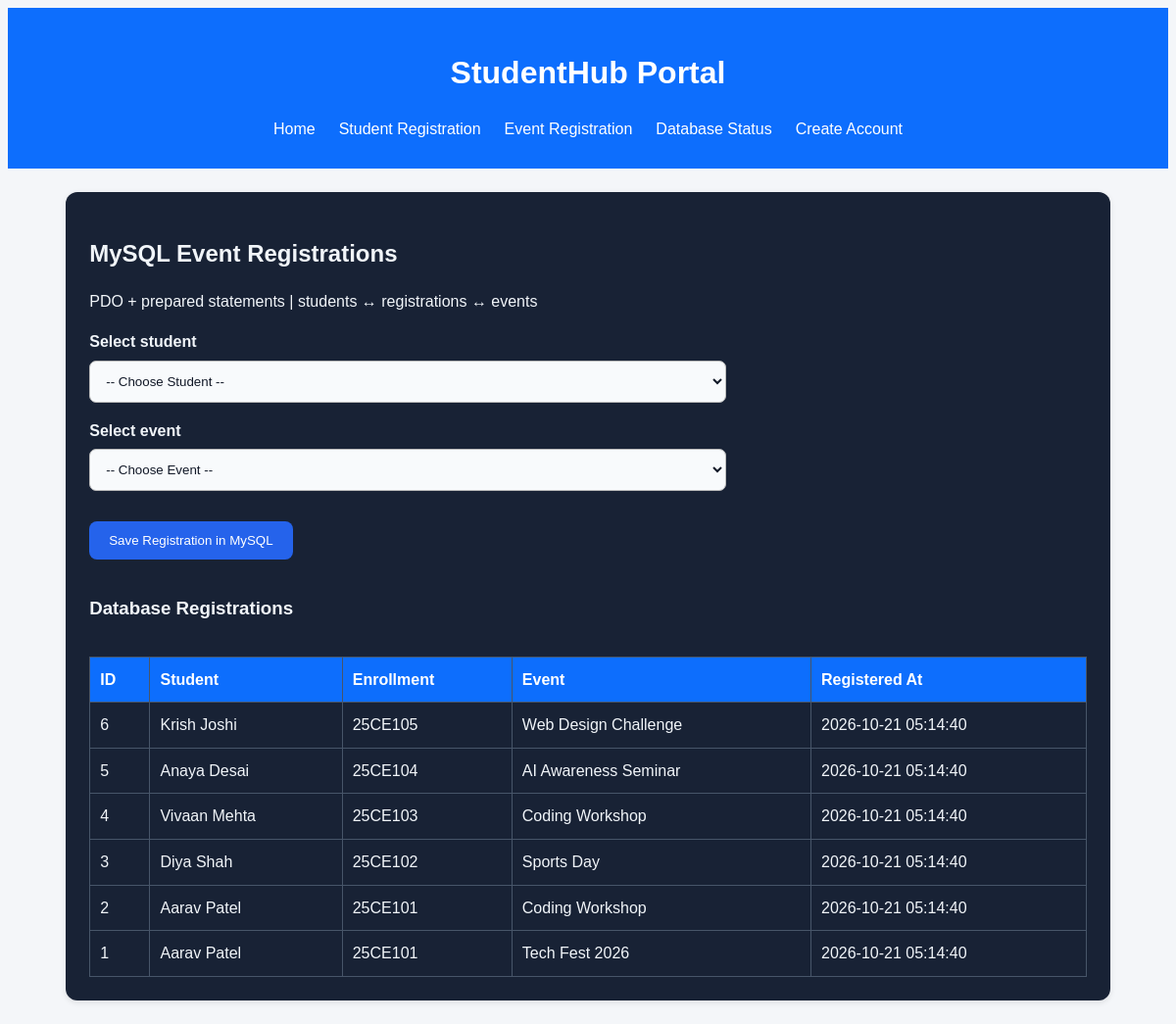
The app's page /practical8.php with its own data.
### tables this page shows
CREATE TABLE IF NOT EXISTS registrations (
 registration_id INT UNSIGNED AUTO_INCREMENT PRIMARY KEY,
 student_id INT UNSIGNED NOT NULL,
 event_id INT UNSIGNED NOT NULL,
 registered_at TIMESTAMP NOT NULL DEFAULT CURRENT_TIMESTAMP,
 UNIQUE KEY uq_student_event (student_id, event_id),
 CONSTRAINT fk_registration_student FOREIGN KEY (student_id) REFERENCES students(student_id) ON DELETE CASCADE ON UPDATE CASCADE,
 CONSTRAINT fk_registration_event FOREIGN KEY (event_id) REFERENCES events(event_id) ON DELETE CASCADE ON UPDATE CASCADE
);

CREATE TABLE IF NOT EXISTS students (
 student_id INT UNSIGNED AUTO_INCREMENT PRIMARY KEY,
 enrollment VARCHAR(20) NOT NULL UNIQUE,
 full_name VARCHAR(100) NOT NULL,
 course VARCHAR(60) NOT NULL,
 semester TINYINT UNSIGNED NOT NULL,
 city VARCHAR(80) NOT NULL,
 skill VARCHAR(80) NOT NULL
);

CREATE TABLE IF NOT EXISTS events (
 event_id INT UNSIGNED AUTO_INCREMENT PRIMARY KEY,
 title VARCHAR(150) NOT NULL,
 event_date DATE NOT NULL,
 venue VARCHAR(150) NOT NULL,
 category VARCHAR(50) NOT NULL,
 description TEXT NOT NULL
);

### practical8.php (the view, shortened to what this page needs)
<?php
function h($v): string { return htmlspecialchars((string)$v, ENT_QUOTES, 'UTF-8'); }
$error = ''; $notice = ''; $students = []; $events = []; $registrations = [];
try {
    $pdo = getPDO();
    $students = $pdo->query('SELECT student_id, full_name, enrollment FROM students ORDER BY full_name')->fetchAll();
    $events = $pdo->query('SELECT event_id, title, event_date FROM events ORDER BY event_date DESC')->fetchAll();
    $registrations = $pdo->query('SELECT r.registration_id, s.full_name, s.enrollment, e.title, r.registered_at FROM registrations AS r INNER JOIN students AS s ON r.student_id=s.student_id INNER JOIN events AS e ON r.event_id=e.event_id ORDER BY r.registration_id DESC LIMIT 100')->fetchAll();
} catch (PDOException $e) {
    error_log('StudentHub P8 DB error: '.$e->getMessage());
    $error = 'Database unavailable. Start MySQL and import studenthub_db.sql before opening this page.';
}
?>
<!DOCTYPE html><html lang="en"><head><meta charset="UTF-8"><meta name="viewport" content="width=device-width,initial-scale=1"><title>StudentHub | Event Registration</title><link rel="stylesheet" href="css/style.css"></head>
<body><header><h1>StudentHub Portal</h1><nav><a href="index.html">Home</a><a href="register.php">Student Registration</a><a href="practical8.php">Event Registration</a><a href="db_test.php">Database Status</a><a href="secure_account.php">Create Account</a></nav></header>
<main><section class="p8-panel"><h2>MySQL Event Registrations</h2><p>PDO + prepared statements | students ↔ registrations ↔ events</p>
<?php if ($students && $events): ?><form method="POST" action="practical8.php"><input type="hidden" name="csrf_token" value="<?= h($_SESSION['p8_csrf']) ?>">
<label for="student_id">Select student</label><select id="student_id" name="student_id" required><option value="">-- Choose Student --</option></select>
<label for="event_id">Select event</label><select id="event_id" name="event_id" required><option value="">-- Choose Event --</option></select>
<button type="submit">Save Registration in MySQL</button></form><?php endif; ?>
<h3>Database Registrations</h3><div class="p8-table-wrap"><table class="p8-table"><thead><tr><th>ID</th><th>Student</th><th>Enrollment</th><th>Event</th><th>Registered At</th></tr></thead><tbody>
<?php foreach ($registrations as $r): ?><tr><td><?= (int)$r['registration_id'] ?></td><td><?= h($r['full_name']) ?></td><td><?= h($r['enrollment']) ?></td><td><?= h($r['title']) ?></td><td><?= h($r['registered_at']) ?></td></tr><?php endforeach; ?>
<?php if (!$registrations): ?><tr><td colspan="5">No MySQL event registrations yet.</td></tr><?php endif; ?></tbody></table></div>
</section></main></body></html>

### css/style.css (style rules this page uses)
body { font-family: Arial, Helvetica, sans-serif; background-color: #f4f6f9; color: #333; line-height: 1.6; }
header { background-color: #0d6efd; color: white; text-align: center; padding: 20px; }
header h1 { margin-bottom: 10px; }
nav { margin-top: 10px; }
nav a { color: white; text-decoration: none; padding: 8px 12px; display: inline-block; }
main { width: 90%; margin: 20px auto; }
section { background-color: white; padding: 20px; margin-bottom: 20px; border-radius: 8px; box-shadow: 0 2px 6px rgba(0,0,0,0.1); }
section h2 { color: #0d6efd; margin-bottom: 15px; }
table { width: 100%; border-collapse: collapse; margin-top: 15px; }
table, th, td { border: 1px solid #ccc; }
th { background-color: #0d6efd; color: white; }
th, td { padding: 10px; text-align: center; }
form { margin-top: 15px; }
label { font-weight: bold; }
input, select, textarea { width: 100%; padding: 10px; margin-top: 5px; margin-bottom: 15px; border: 1px solid #bbb; border-radius: 5px; }
a { color: #0d6efd; }
.p8-panel { max-width:1050px;margin:24px auto;padding:24px;border-radius:12px;background:#182235;color:#f1f5f9 }
.p8-panel h2,.p8-panel h3 { color:#f1f5f9 }
.p8-panel label { display:block;margin:16px 0 6px;font-weight:600 }
.p8-panel select { display:block;width:100%;max-width:650px;padding:12px;border-radius:7px;background:#f8fafc;color:#111827 }
.p8-panel button { margin:16px 0;padding:12px 20px;border:0;border-radius:8px;background:#2563eb;color:white;cursor:pointer }
.p8-table-wrap { overflow:auto }
.p8-table { width:100%;border-collapse:collapse;color:#f1f5f9 }
.p8-table th,.p8-table td { padding:10px;border:1px solid #475569;text-align:left }

### records on screen
registrations: registration_id "6", student.full_name "Krish Joshi", student.enrollment "25CE105", event.title "Web Design Challenge", registered_at "2026-10-21 05:14:40"
registrations: registration_id "5", student.full_name "Anaya Desai", student.enrollment "25CE104", event.title "AI Awareness Seminar", registered_at "2026-10-21 05:14:40"
registrations: registration_id "4", student.full_name "Vivaan Mehta", student.enrollment "25CE103", event.title "Coding Workshop", registered_at "2026-10-21 05:14:40"
registrations: registration_id "3", student.full_name "Diya Shah", student.enrollment "25CE102", event.title "Sports Day", registered_at "2026-10-21 05:14:40"
registrations: registration_id "2", student.full_name "Aarav Patel", student.enrollment "25CE101", event.title "Coding Workshop", registered_at "2026-10-21 05:14:40"
registrations: registration_id "1", student.full_name "Aarav Patel", student.enrollment "25CE101", event.title "Tech Fest 2026", registered_at "2026-10-21 05:14:40"
